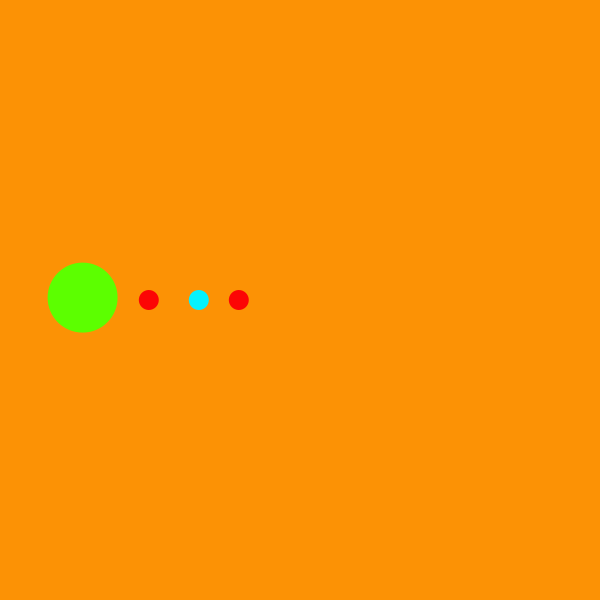
Frame 1 (no input)
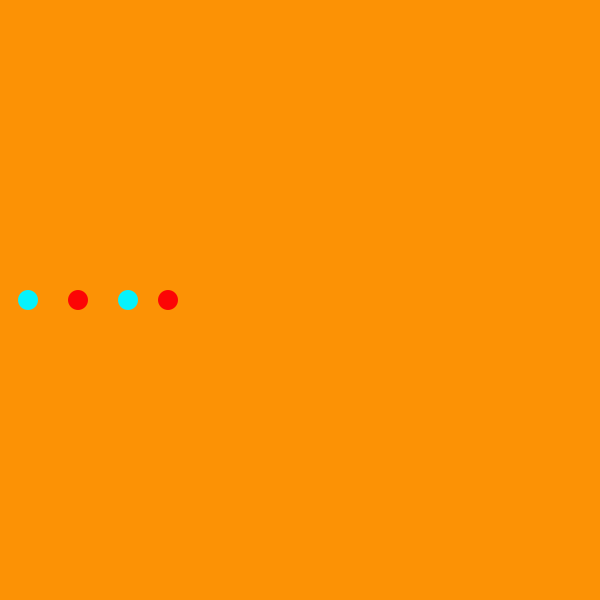
Frame 60 (the mouse pressed at the canvas centre just before this capture)
Frame 120 (the mouse held since frame 60 and released just before this capture): identical to frame 60, image omitted

The Processing sketch that drew these frames (run headless with seeded random() and noise(); from frame 60 on, the mouse is pressed at the canvas centre):

// Processing sketch: processing_39386
// ── processing_39386.pde

// Alex Maung

circle a, b, c, d, e;

gc f;

void setup()
{
  size(600,600);
  
  a = new circle();
  a.s = 20;
  a.v = 2;
  a.b = #05F2FC;
  
  b = new circle();
  b.s = 20;
  b.v = 2;
  b.b = #FC0505;
  
  c = new circle();
  c.s = 20;
  c.v = 2;
  c.b = #05F2FC;
  
  d = new circle();
  d.s = 20;
  d.v = 2;
  d.b = #FC0505;
  
  e = new circle();
  e.s = 20;
  e.v = 2;
  e.b = #FC0505;
 
  f = new gc();
  f.q = 70;
  f.m = 4;
  f.o = #5CFF00;   
 
  a.x = width/3;
  a.y = height/2;
  
  b.x = width/10;
  b.y = height/2;
   
  c.x = width/6;
  c.y = height/2; 
 
  d.x = width/4;
  d.y = height/2;

  e.x = width/2.5 ;
  e.y = height/2;

  f.j = width/7;
  f.k = height/2;


}

void draw()
{
  
  noStroke();
  smooth();
  background(#FC9205);
 




  a.move();
 
  b.move();
 
  c.move();

  d.move();
 
  e.move();
  
  f.move();
  
  
  a.show();

  b.show();
  
  c.show();
 
  d.show();
 
  e.show();

  f.show();


}

class circle
{
  float x, y;
  int s;
  int v; 
  int b,g,re;
  
  void show()
  {
    fill (b);
    ellipse(x,y, s,s);
  }
  
  void move()
  {
    x+= ( mouseX - width/2  ) * 0.002 * v;
  }
}

class gc
{
  float j,k;
  int q;
  int m;
  int o;
void show()
 {
   fill (o);
   ellipse (j,k,q,q);
 }
  
   void move()
  {
    j+= ( mouseX - width/2  ) * 0.002 * m;
    k+= ( mouseY - width/2  ) * 0.002 * m;
  }
  
  
}
